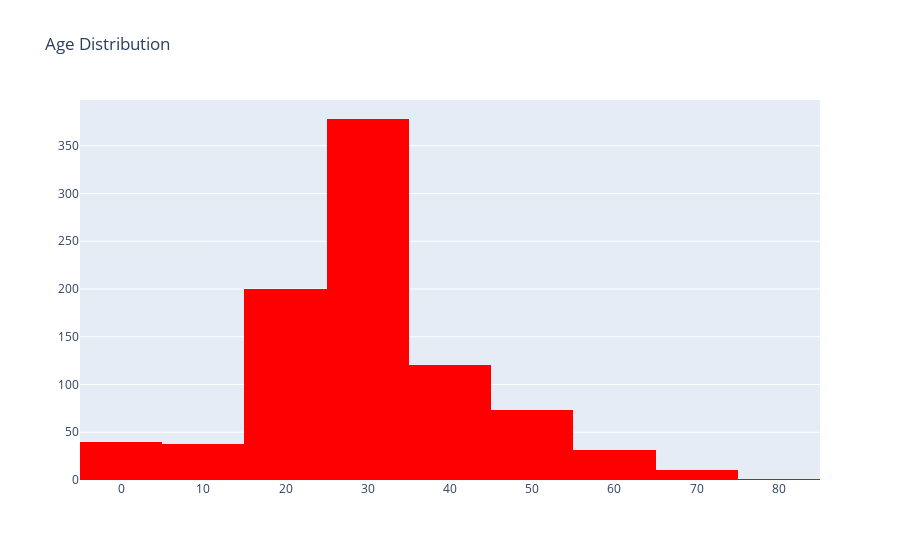

The cell this chart's notebook holds for it:
### Markdown cell above
Histogram using Plotly

### Code cell
#Histogram using Plotly
trace = go.Histogram(x = df['Age'],nbinsx=15,marker={'color':'red'})
layout = go.Layout(title="Age Distribution")
#then will display the figure
figure = go.Figure(data=trace,layout=layout)
figure.show()

### Figure 1 — Plotly figure (JSON) as saved in the notebook; plotly's stock layout.template omitted (floating-point values rounded to 4 significant figures; data arrays with more than 128 entries replaced by an {"elided": "..."} marker saying what was removed)
{"data": [{"marker": {"color": "red"}, "nbinsx": 15, "type": "histogram", "x": {"elided": "891 float values"}}], "layout": {"title": {"text": "Age Distribution"}}}
